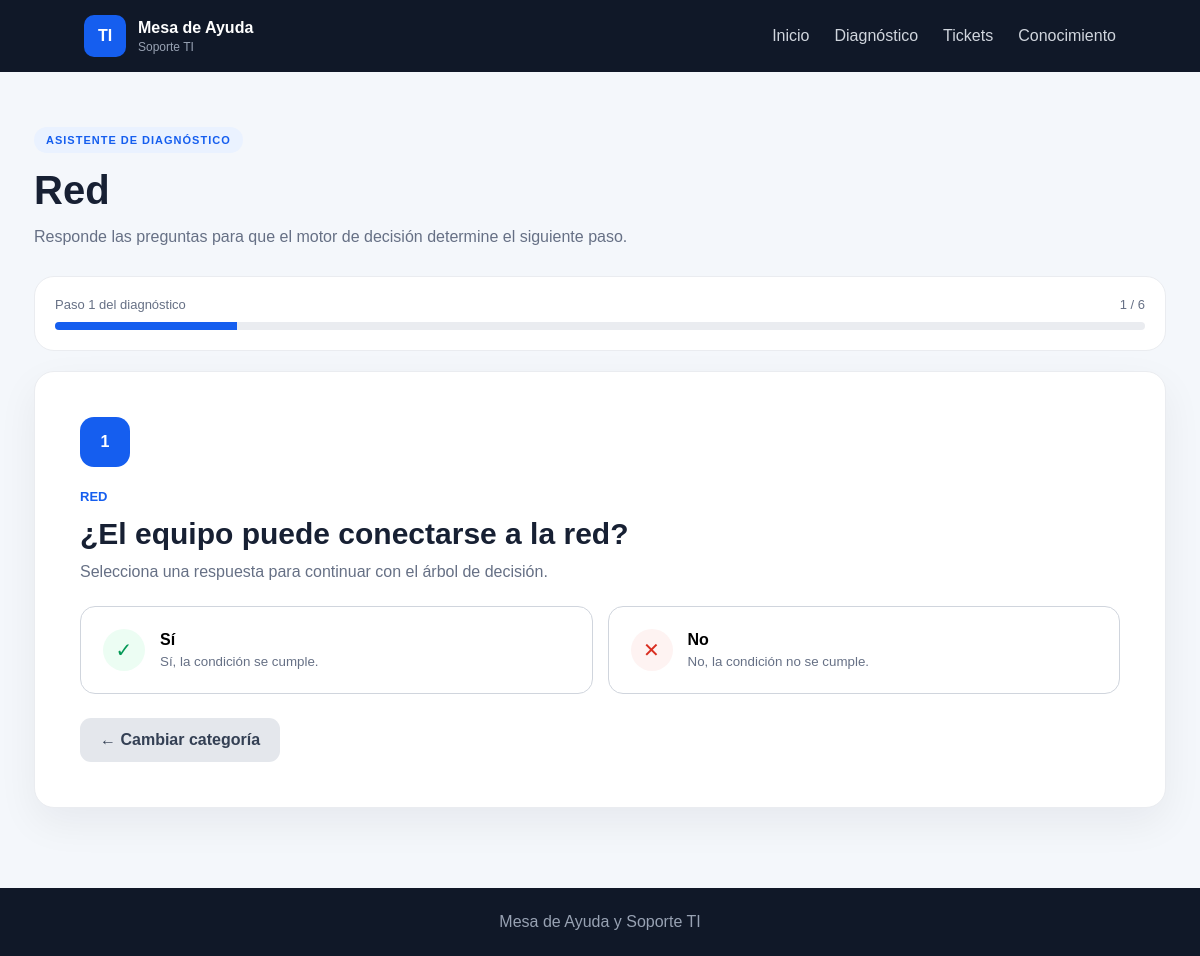
The app's page /diagnostico/paso/2 with its own data.
### models/paso_decision.py (models this page shows)
class PasoDecision(db.Model):
    __tablename__ = "pasos_decision"
    id = db.Column(
        db.Integer,
        primary_key=True
    )
    categoria = db.Column(
        db.String(80),
        nullable=False
    )
    pregunta = db.Column(
        db.String(250),
        nullable=False
    )
    opcion_si = db.Column(
        db.String(250)
    )
    opcion_no = db.Column(
        db.String(250)
    )
    siguiente_si = db.Column(
        db.Integer
    )
    siguiente_no = db.Column(
        db.Integer
    )
    solucion_si = db.Column(
        db.Text
    )
    solucion_no = db.Column(
        db.Text
    )
    escalar_si = db.Column(
        db.Boolean,
        default=False
    )
    escalar_no = db.Column(
        db.Boolean,
        default=False
    )

### routes/diagnostico.py (the view, shortened to what this page needs)
@diagnostico_bp.route("/paso/<int:paso_id>", methods=["GET", "POST"])
def paso(paso_id):
    paso_actual = MotorDecision.obtener_paso(paso_id)
    total_pasos = PasoDecision.query.filter_by(categoria=paso_actual.categoria).count()
    completados = PasoDecision.query.filter(
        PasoDecision.categoria == paso_actual.categoria,
        PasoDecision.id <= paso_actual.id
    ).count()
    return render_template(
        "diagnostico.html",
        paso=paso_actual,
        total_pasos=max(total_pasos, 1),
        paso_numero=max(completados, 1),
    )

### services/motor_decision.py (called while the page is built)
    @staticmethod
    def obtener_paso(paso_id):
        return PasoDecision.query.get_or_404(paso_id)

### templates/diagnostico.html (shortened to what this page needs)
{% extends "base.html" %}
{% block content %}
<div class="diagnostic-container">
    <div class="diagnostic-header">
        <span class="badge">ASISTENTE DE DIAGNÓSTICO</span>
        <h1>{{ paso.categoria }}</h1>
        <p>
            Responde las preguntas para que el motor de decisión
            determine el siguiente paso.
        </p>
    </div>
    <div class="progress-container">
        <div class="progress-info">
            <span>Paso {{ paso_numero }} del diagnóstico</span>
            <span>{{ paso_numero }} / {{ total_pasos }}</span>
        </div>
        <div class="progress-bar">
            <div
                class="progress"
                style="width: {{ ((paso_numero / total_pasos) * 100) if total_pasos else 0 }}%;"
            ></div>
        </div>
    </div>
    <div class="question-card">
        <div class="question-number">{{ paso_numero }}</div>
        <span class="category">{{ paso.categoria|upper }}</span>
        <h2>{{ paso.pregunta }}</h2>
        <p>
            Selecciona una respuesta para continuar con el árbol de decisión.
        </p>
        <form method="POST" action="{{ url_for('diagnostico.paso', paso_id=paso.id) }}">
            <div class="answer-buttons">
                <button class="answer yes" type="submit" name="respuesta" value="si">
                    <span>✓</span>
                    <div>
                        <strong>Sí</strong>
                        <small>{{ paso.opcion_si or "Sí, la condición se cumple." }}</small>
                    </div>
                </button>
                <button class="answer no" type="submit" name="respuesta" value="no">
                    <span>✕</span>
                    <div>
                        <strong>No</strong>
                        <small>{{ paso.opcion_no or "No, la condición no se cumple." }}</small>
                    </div>
                </button>
            </div>
        </form>
        <div class="wizard-actions">
            <a class="btn-secondary" href="{{ url_for('diagnostico.iniciar') }}">
                ← Cambiar categoría
            </a>
        </div>
    </div>
</div>
{% endblock %}

### static/css/style.css (style rules this page uses)
* { box-sizing: border-box; margin: 0; padding: 0; }
body { font-family: Arial, Helvetica, sans-serif; background: #f4f7fb; color: #172033; min-height: 100vh; }
.badge { display: inline-block; padding: 7px 12px; background: #eaf2ff; color: #155eef; border-radius: 30px; font-size: 11px; font-weight: bold; letter-spacing: 1px; }
.btn-primary, .btn-secondary { display: inline-flex; justify-content: center; align-items: center; padding: 13px 20px; border-radius: 11px; text-decoration: none; border: none; font-weight: bold; cursor: pointer; }
.btn-secondary { background: #e4e7ec; color: #344054; }
.hero-card, .stat-card, .feature-card, .question-card, .ticket-form, .table-wrap, .knowledge-card, .solution-box, .progress-container { background: white; border: 1px solid #eaecf0; border-radius: 20px; }
.features, .page-container, .diagnostic-container, .result-container { max-width: 1180px; margin: auto; padding: 0 24px 80px; }
.diagnostic-container { padding-top: 55px; }
.diagnostic-header h1, .page-container h1 { font-size: 40px; margin: 15px 0; }
.diagnostic-header p { color: #667085; }
.progress-container { padding: 20px; margin: 30px 0 20px; }
.progress-info { display: flex; justify-content: space-between; color: #667085; font-size: 13px; margin-bottom: 10px; }
.progress-bar { height: 8px; background: #eaecf0; border-radius: 20px; overflow: hidden; }
.progress { height: 100%; background: #155eef; }
.question-card { padding: 45px; box-shadow: 0 15px 40px rgba(16,24,40,.06); }
.question-number { width: 50px; height: 50px; background: #155eef; color: white; border-radius: 14px; display: flex; align-items: center; justify-content: center; font-weight: bold; margin-bottom: 20px; }
.category { color: #155eef; font-size: 13px; font-weight: bold; }
.question-card h2 { font-size: 30px; margin: 12px 0; }
.question-card > p { color: #667085; margin-bottom: 25px; }
.answer-buttons { display: grid; grid-template-columns: 1fr 1fr; gap: 15px; }
.answer { background: white; border: 1px solid #d0d5dd; border-radius: 15px; padding: 22px; display: flex; align-items: center; gap: 15px; cursor: pointer; text-align: left; }
.answer > span { width: 42px; height: 42px; border-radius: 50%; display: flex; align-items: center; justify-content: center; font-size: 20px; }
.yes > span { background: #ecfdf3; color: #039855; }
.no > span { background: #fef3f2; color: #d92d20; }
.answer strong, .answer small { display: block; }
.answer small { color: #667085; margin-top: 5px; }
.wizard-actions { margin-top: 24px; display:flex; justify-content:flex-start; }
button.answer { width:100%; font:inherit; }

### records on screen
PasoDecision: categoria "Red", categoria "RED", pregunta "¿El equipo puede conectarse a la red?", opcion_si "Sí, la condición se cumple.", opcion_no "No, la condición no se cumple."

### other values on screen
{{ paso_numero }} "1"
{{ total_pasos }} "6"
